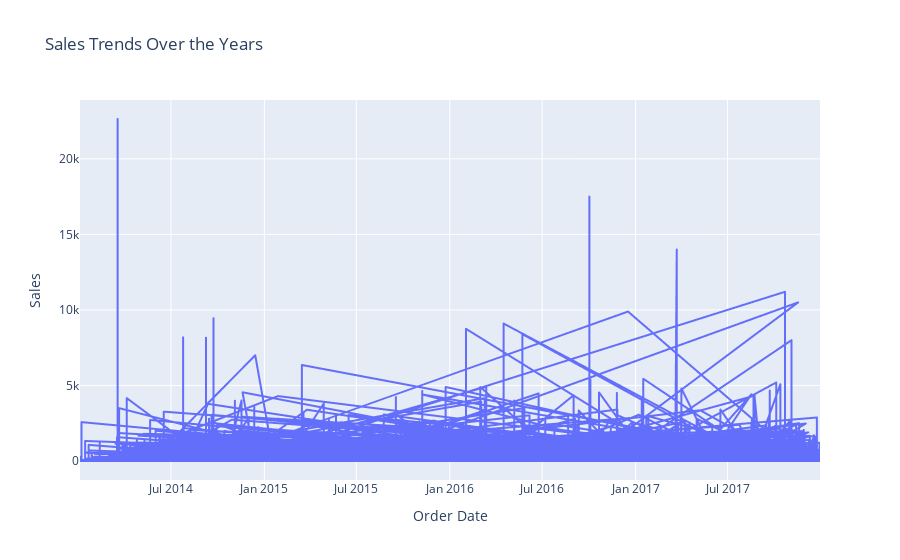

The cell this chart's notebook holds for it:
### Code cell
fig = px.line(df, x='Order Date', y='Sales', title='Sales Trends Over the Years')
fig.show()

### Figure 1 — Plotly figure (JSON) as saved in the notebook; plotly's stock layout.template omitted (floating-point values rounded to 4 significant figures; data arrays with more than 128 entries replaced by an {"elided": "..."} marker saying what was removed)
{"data": [{"hovertemplate": "Order Date=%{x}<br>Sales=%{y}<extra></extra>", "legendgroup": "", "line": {"color": "#636efa", "dash": "solid"}, "marker": {"symbol": "circle"}, "mode": "lines", "name": "", "showlegend": false, "type": "scattergl", "x": {"elided": "9994 str values"}, "xaxis": "x", "y": {"elided": "9994 float values"}, "yaxis": "y"}], "layout": {"legend": {"tracegroupgap": 0}, "title": {"text": "Sales Trends Over the Years"}, "xaxis": {"anchor": "y", "domain": [0, 1], "title": {"text": "Order Date"}}, "yaxis": {"anchor": "x", "domain": [0, 1], "title": {"text": "Sales"}}}}
